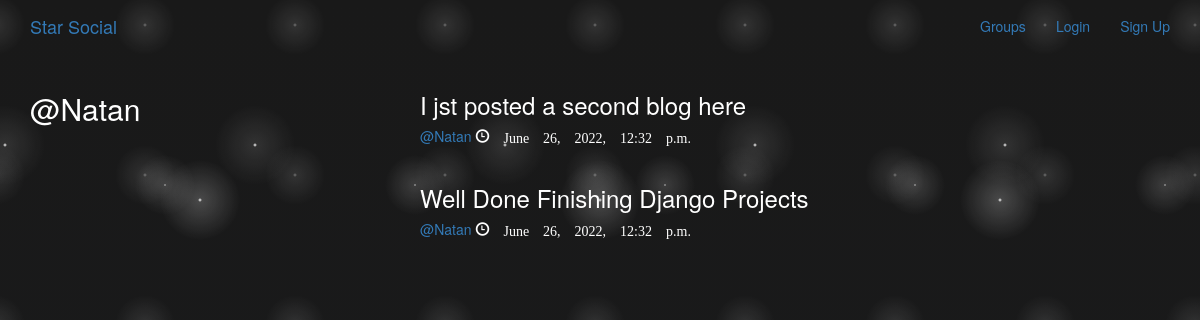
The app's page /posts/by/Natan/ with its own data.
### posts/models.py (models this page shows, shortened)
class Post(models.Model):
    user=models.ForeignKey(User,related_name='posts',on_delete=models.CASCADE)
    created_at=models.DateTimeField(auto_now=True)
    message = models.TextField()
    message_html = models.TextField(editable=False)
    group=models.ForeignKey(Group,related_name='posts',null=True,blank=True,on_delete=models.CASCADE)
    class Meta:
        ordering =['-created_at']
        unique_together =['user','message']

### posts/views.py (the view)
# urls.py: url(r'by/(?P<username>[-\w]+)/$',views.UserPosts.as_view(),name='for_user'),
class UserPosts(generic.ListView):
    model= models.Post
    template_name = 'posts/user_post_list.html'
    def get_queryset(self):
        try:
            self.post_user = User.objects.prefetch_related('posts').get(username__iexact = self.kwargs.get('username'))
        except User.DoesNotExist:
            raise Http404
        else:
            return self.post_user.posts.all()
    def get_context_data(self, **kwargs):
        context = super().get_context_data(**kwargs)
        context["post_user"] = self.post_user
        return context

### posts/templates/posts/user_post_list.html
{% extends 'posts/post_base.html' %}
{% block prepost %}
    <div class="col-md-4">
        <h2>@{{post_user.username}} </h2>
    </div>
{% endblock prepost %}
{% block post_content %}
<div class='col-md-8'>
    {% for post in post_list  %}
    {% include 'posts/_post.html' %}
    {% endfor %}
</div>
{% endblock post_content %}

### posts/templates/posts/_post.html (shortened to what this page needs)
<div class='post media'>
    <h3>{{post.message_html|safe}}</h3>
    <div class='media-body'>
       <h5 class="media-heading">
        <span class="username">
        <a href="{% url 'posts:for_user' username=post.user.username %}">
            @{{post.user.username}}
        </a>
        </span>
        <time class='glyphicon glyphicon-time' >
            {{post.created_at}}
       </time>
       </h5>
    </div>
</div>

### static/css/master.css (style rules this page uses)
body { background: #222; padding: 0px; margin: 0px; overflow:scroll; height: 100%; width: 100%; color: floralwhite; }

### records on screen
Post: message_html "I jst posted a second blog here", user.username "Natan", created_at "June 26, 2022, 12:32 p.m."
Post: message_html "Well Done Finishing Django Projects", user.username "Natan", created_at "June 26, 2022, 12:32 p.m."

### other values on screen
{{ post_user.username }} "Natan"
